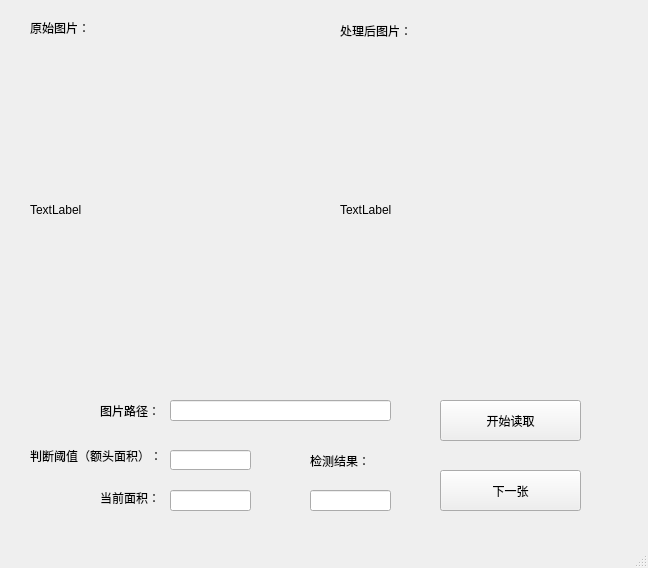
<?xml version="1.0" encoding="UTF-8"?>
<ui version="4.0">
 <class>MainWindow</class>
 <widget class="QMainWindow" name="MainWindow">
  <property name="geometry">
   <rect>
    <x>0</x>
    <y>0</y>
    <width>648</width>
    <height>568</height>
   </rect>
  </property>
  <property name="windowTitle">
   <string>MainWindow</string>
  </property>
  <widget class="QWidget" name="centralwidget">
   <widget class="QLabel" name="l_imgPrimary">
    <property name="geometry">
     <rect>
      <x>30</x>
      <y>50</y>
      <width>260</width>
      <height>320</height>
     </rect>
    </property>
    <property name="text">
     <string>TextLabel</string>
    </property>
   </widget>
   <widget class="QLabel" name="l_imgProccessed">
    <property name="geometry">
     <rect>
      <x>340</x>
      <y>50</y>
      <width>260</width>
      <height>320</height>
     </rect>
    </property>
    <property name="text">
     <string>TextLabel</string>
    </property>
   </widget>
   <widget class="QLineEdit" name="e_threshold">
    <property name="geometry">
     <rect>
      <x>170</x>
      <y>450</y>
      <width>81</width>
      <height>20</height>
     </rect>
    </property>
   </widget>
   <widget class="QLabel" name="label">
    <property name="geometry">
     <rect>
      <x>30</x>
      <y>440</y>
      <width>141</width>
      <height>31</height>
     </rect>
    </property>
    <property name="text">
     <string>判断阈值（额头面积）：</string>
    </property>
   </widget>
   <widget class="QLabel" name="label_2">
    <property name="geometry">
     <rect>
      <x>100</x>
      <y>490</y>
      <width>71</width>
      <height>16</height>
     </rect>
    </property>
    <property name="text">
     <string>当前面积：</string>
    </property>
   </widget>
   <widget class="QLineEdit" name="e_area">
    <property name="geometry">
     <rect>
      <x>170</x>
      <y>490</y>
      <width>81</width>
      <height>21</height>
     </rect>
    </property>
    <property name="readOnly">
     <bool>true</bool>
    </property>
   </widget>
   <widget class="QPushButton" name="b_readImg">
    <property name="geometry">
     <rect>
      <x>440</x>
      <y>400</y>
      <width>141</width>
      <height>41</height>
     </rect>
    </property>
    <property name="text">
     <string>开始读取</string>
    </property>
   </widget>
   <widget class="QLabel" name="label_3">
    <property name="geometry">
     <rect>
      <x>310</x>
      <y>450</y>
      <width>71</width>
      <height>21</height>
     </rect>
    </property>
    <property name="text">
     <string>检测结果：</string>
    </property>
   </widget>
   <widget class="QLineEdit" name="e_result">
    <property name="geometry">
     <rect>
      <x>310</x>
      <y>490</y>
      <width>81</width>
      <height>21</height>
     </rect>
    </property>
    <property name="readOnly">
     <bool>true</bool>
    </property>
   </widget>
   <widget class="QLabel" name="label_4">
    <property name="geometry">
     <rect>
      <x>100</x>
      <y>400</y>
      <width>71</width>
      <height>21</height>
     </rect>
    </property>
    <property name="text">
     <string>图片路径：</string>
    </property>
   </widget>
   <widget class="QLineEdit" name="e_imgPath">
    <property name="geometry">
     <rect>
      <x>170</x>
      <y>400</y>
      <width>221</width>
      <height>21</height>
     </rect>
    </property>
   </widget>
   <widget class="QPushButton" name="b_nextImg">
    <property name="geometry">
     <rect>
      <x>440</x>
      <y>470</y>
      <width>141</width>
      <height>41</height>
     </rect>
    </property>
    <property name="text">
     <string>下一张</string>
    </property>
   </widget>
   <widget class="QLabel" name="label_5">
    <property name="geometry">
     <rect>
      <x>30</x>
      <y>20</y>
      <width>71</width>
      <height>16</height>
     </rect>
    </property>
    <property name="text">
     <string>原始图片：</string>
    </property>
   </widget>
   <widget class="QLabel" name="label_6">
    <property name="geometry">
     <rect>
      <x>340</x>
      <y>20</y>
      <width>81</width>
      <height>21</height>
     </rect>
    </property>
    <property name="text">
     <string>处理后图片：</string>
    </property>
   </widget>
  </widget>
  <widget class="QMenuBar" name="menubar">
   <property name="geometry">
    <rect>
     <x>0</x>
     <y>0</y>
     <width>648</width>
     <height>23</height>
    </rect>
   </property>
  </widget>
  <widget class="QStatusBar" name="statusbar"/>
 </widget>
 <resources/>
 <connections>
  <connection>
   <sender>b_readImg</sender>
   <signal>clicked()</signal>
   <receiver>MainWindow</receiver>
   <slot>readImg()</slot>
   <hints>
    <hint type="sourcelabel">
     <x>517</x>
     <y>441</y>
    </hint>
    <hint type="destinationlabel">
     <x>615</x>
     <y>409</y>
    </hint>
   </hints>
  </connection>
  <connection>
   <sender>b_nextImg</sender>
   <signal>clicked()</signal>
   <receiver>MainWindow</receiver>
   <slot>nextImg()</slot>
   <hints>
    <hint type="sourcelabel">
     <x>537</x>
     <y>516</y>
    </hint>
    <hint type="destinationlabel">
     <x>615</x>
     <y>480</y>
    </hint>
   </hints>
  </connection>
 </connections>
 <slots>
  <slot>readImg()</slot>
  <slot>nextImg()</slot>
 </slots>
</ui>
